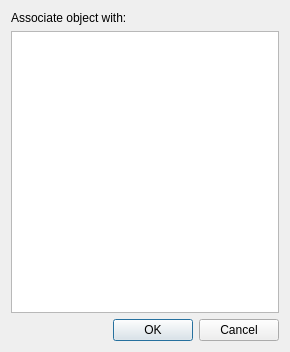
<?xml version="1.0" encoding="UTF-8"?>
<ui version="4.0">
 <class>CreateObjectRelationDialog</class>
 <widget class="QDialog" name="CreateObjectRelationDialog">
  <property name="geometry">
   <rect>
    <x>0</x>
    <y>0</y>
    <width>290</width>
    <height>352</height>
   </rect>
  </property>
  <property name="windowTitle">
   <string>Edit Object Relations</string>
  </property>
  <layout class="QVBoxLayout" name="verticalLayout">
   <item>
    <widget class="QLabel" name="relationHintLabel">
     <property name="text">
      <string>Associate object with:</string>
     </property>
    </widget>
   </item>
   <item>
    <widget class="QListWidget" name="listWidget"/>
   </item>
   <item>
    <layout class="QHBoxLayout" name="horizontalLayout">
     <item>
      <spacer name="horizontalSpacer">
       <property name="orientation">
        <enum>Qt::Horizontal</enum>
       </property>
       <property name="sizeHint" stdset="0">
        <size>
         <width>40</width>
         <height>20</height>
        </size>
       </property>
      </spacer>
     </item>
     <item>
      <widget class="QPushButton" name="okButotn">
       <property name="text">
        <string>OK</string>
       </property>
      </widget>
     </item>
     <item>
      <widget class="QPushButton" name="cancelButton">
       <property name="text">
        <string>Cancel</string>
       </property>
      </widget>
     </item>
    </layout>
   </item>
  </layout>
 </widget>
 <resources/>
 <connections>
  <connection>
   <sender>okButotn</sender>
   <signal>clicked()</signal>
   <receiver>CreateObjectRelationDialog</receiver>
   <slot>accept()</slot>
   <hints>
    <hint type="sourcelabel">
     <x>157</x>
     <y>329</y>
    </hint>
    <hint type="destinationlabel">
     <x>144</x>
     <y>175</y>
    </hint>
   </hints>
  </connection>
  <connection>
   <sender>cancelButton</sender>
   <signal>clicked()</signal>
   <receiver>CreateObjectRelationDialog</receiver>
   <slot>reject()</slot>
   <hints>
    <hint type="sourcelabel">
     <x>240</x>
     <y>329</y>
    </hint>
    <hint type="destinationlabel">
     <x>144</x>
     <y>175</y>
    </hint>
   </hints>
  </connection>
 </connections>
</ui>
